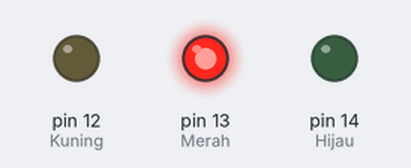
Simulated run of this sketch. Board: Arduino Uno, built with avr-gcc and run on an emulated ATmega328P. Shown: output pins drawn as LEDs (lit = HIGH).

Above: at 0.5 s.
At 1.2 s:
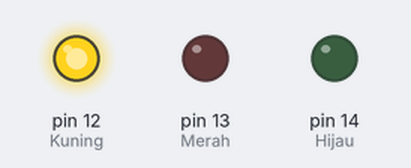
At 3.0 s:
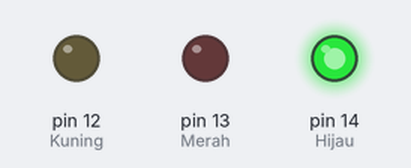
Timing chart, 0 to 5.9 s (numbered marks = the images above):
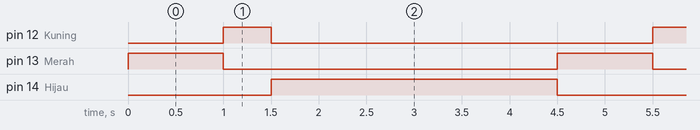

Measured:
- by itself, pin 12 (Kuning): alternates HIGH for 0.50 s and LOW for 4.0 s
- by itself, pin 13 (Merah): alternates HIGH for 1.0 s and LOW for 3.5 s
- by itself, pin 14 (Hijau): alternates HIGH for 3.0 s and LOW for 1.5 s

The sketch:

TRAFFIC_LIGHT.ino
```cpp
const int Merah = 13;
const int Kuning = 12;
const int Hijau = 14;
void setup() {
  pinMode(Merah, OUTPUT);
  pinMode(Kuning, OUTPUT);
  pinMode(Hijau, OUTPUT);
}
void loop() {
  digitalWrite(Merah, HIGH);
  digitalWrite(Kuning, LOW);
  digitalWrite(Hijau, LOW);
  delay(1000);
  digitalWrite(Merah, LOW);
  digitalWrite(Kuning, HIGH);
  digitalWrite(Hijau, LOW);
  delay(500);
  digitalWrite(Merah, LOW);
  digitalWrite(Kuning, LOW);
  digitalWrite(Hijau, HIGH);
  delay(3000);
}
```
